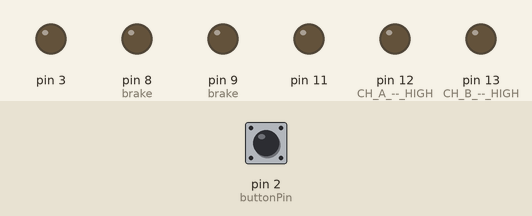
This sketch was run on a simulated Arduino Uno, built with avr-gcc and run on an emulated ATmega328P. On the bench: output pins drawn as LEDs (lit = HIGH). Dashed ring = blinking. The inputs (shaded band) are chosen by the test bench; at power-on: pin 2 (buttonPin) LOW.

Above: at 1.2 s.
1.3 s: pin 2 (buttonPin) pulled HIGH for 0.15 s
At 1.95 s:
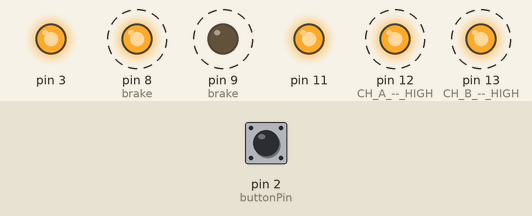
4.3 s: pin 2 (buttonPin) pulled HIGH for 1 s
At 5.0 s:
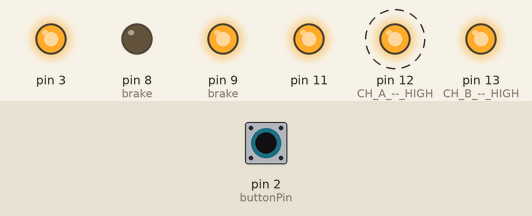
At 5.8 s:
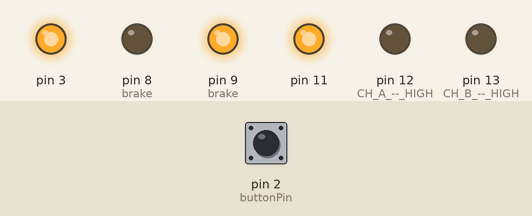
6.8 s: pin 2 (buttonPin) pulled HIGH for 0.15 s
At 7.45 s:
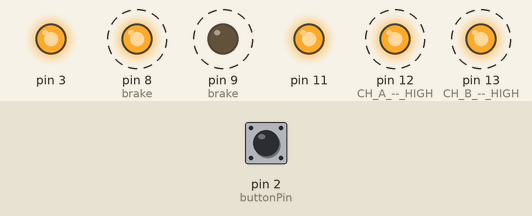
9.9 s: pin 2 (buttonPin) pulled HIGH for 0.15 s
13.0 s: pin 2 (buttonPin) pulled HIGH for 3.2 s
17.7 s: pin 2 (buttonPin) pulsed HIGH 5 times (0.12 s each, 0.3 s apart)
Timing chart, 0 to 69.7 s (numbered marks = the images above; inputs shaded):
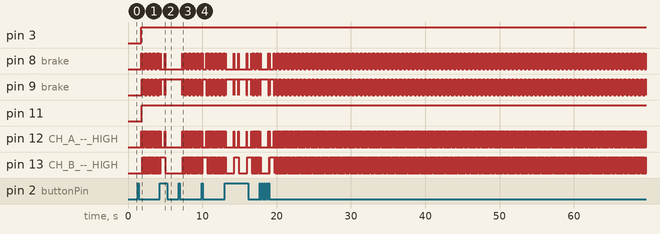

Measured:
- after the input at 1.3 s, pin 3: LOW → HIGH after 0.50 s; pin 8 (brake): alternates HIGH for 0.03 s and LOW for 0.03 s, starting after 0.50 s; pin 9 (brake): alternates HIGH for 0.03 s and LOW for 0.03 s, starting after 0.53 s; pin 11: LOW → HIGH after 0.53 s; pin 12 (CH_A_--_HIGH): alternates HIGH for 0.06 s and LOW for 0.06 s, starting after 0.50 s
- after the input at 4.3 s, pin 12 (CH_A_--_HIGH): LOW → HIGH after 0.64 s, → LOW 0.06 s later
- after the input at 6.8 s, pin 8 (brake), pin 9 (brake): alternates HIGH for 0.03 s and LOW for 0.03 s, starting after 0.50 s; pin 12 (CH_A_--_HIGH): alternates HIGH for 0.06 s and LOW for 0.06 s, starting after 0.50 s; pin 13 (CH_B_--_HIGH): alternates HIGH for 0.06 s and LOW for 0.06 s, starting after 0.59 s

The sketch:

stepperFromSite.ino
```cpp
/*************************************************************
Motor Shield Stepper Demo
by Randy Sarafan

For more information see:
https://www.instructables.com/id/Arduino-Motor-Shield-Tutorial/

*************************************************************/

int delaylegnth = 30;
int turning = 0;
int buttonPin = 2;
int buttonState = 0;
void setup() {

  //establish motor direction toggle pins
  pinMode(12, OUTPUT); //CH A -- HIGH = forwards and LOW = backwards???
  pinMode(13, OUTPUT); //CH B -- HIGH = forwards and LOW = backwards???

  //establish motor brake pins
  pinMode(9, OUTPUT); //brake (disable) CH A
  pinMode(8, OUTPUT); //brake (disable) CH B

  // initialize the pushbutton pin as an input:
  pinMode(buttonPin, INPUT);


}

void loop(){
 buttonState = digitalRead(buttonPin);
 if (turning == 1) {
  dOne();
 }
 if (turning == 2) {
  dTwo();
 }
 if (buttonState == HIGH) {

  turning++;
  if (turning > 2) {
    turning = 0;
  }

  delay(500);
 }
}

void dOne() {

  digitalWrite(9, LOW);  //ENABLE CH A
  digitalWrite(8, HIGH); //DISABLE CH B

  digitalWrite(12, HIGH);   //Sets direction of CH A
  analogWrite(3, 255);   //Moves CH A

  delay(delaylegnth);

  digitalWrite(9, HIGH);  //DISABLE CH A
  digitalWrite(8, LOW); //ENABLE CH B

  digitalWrite(13, LOW);   //Sets direction of CH B
  analogWrite(11, 255);   //Moves CH B

  delay(delaylegnth);

  digitalWrite(9, LOW);  //ENABLE CH A
  digitalWrite(8, HIGH); //DISABLE CH B

  digitalWrite(12, LOW);   //Sets direction of CH A
  analogWrite(3, 255);   //Moves CH A

  delay(delaylegnth);

  digitalWrite(9, HIGH);  //DISABLE CH A
  digitalWrite(8, LOW); //ENABLE CH B

  digitalWrite(13, HIGH);   //Sets direction of CH B
  analogWrite(11, 255);   //Moves CH B

  delay(delaylegnth);
}

void dTwo() {


    digitalWrite(9, LOW);  //ENABLE CH A
  digitalWrite(8, HIGH); //DISABLE CH B

  digitalWrite(12, HIGH);   //Sets direction of CH A
  analogWrite(3, 255);   //Moves CH A

  delay(delaylegnth);

  digitalWrite(9, HIGH);  //DISABLE CH A
  digitalWrite(8, LOW); //ENABLE CH B

  digitalWrite(13, HIGH);   //Sets direction of CH B
  analogWrite(11, 255);   //Moves CH B

  delay(delaylegnth);

  digitalWrite(9, LOW);  //ENABLE CH A
  digitalWrite(8, HIGH); //DISABLE CH B

  digitalWrite(12, LOW);   //Sets direction of CH A
  analogWrite(3, 255);   //Moves CH A

  delay(delaylegnth);

  digitalWrite(9, HIGH);  //DISABLE CH A
  digitalWrite(8, LOW); //ENABLE CH B

  digitalWrite(13, LOW);   //Sets direction of CH B
  analogWrite(11, 255);   //Moves CH B

  delay(delaylegnth);
}
```
